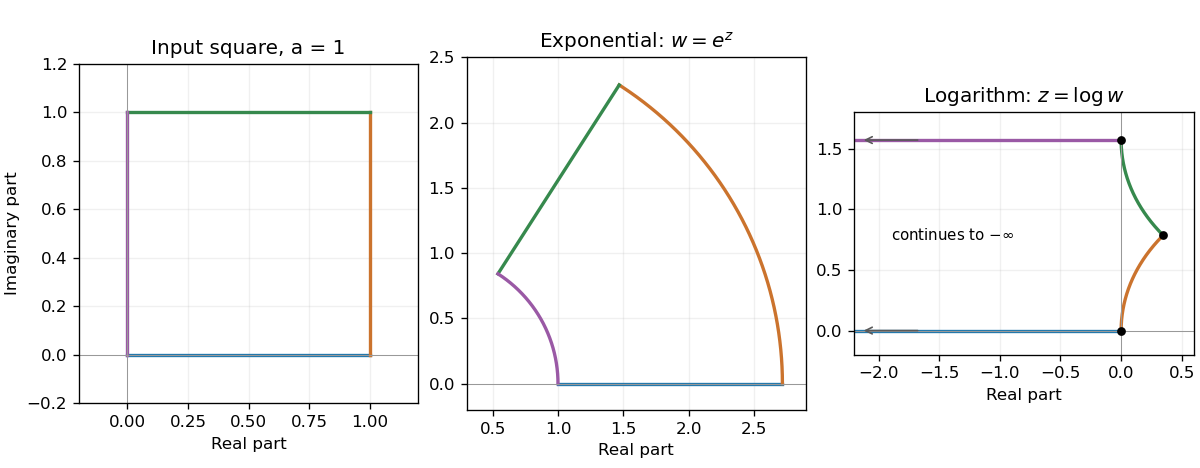

Source code (Python):
"""Original conformal-map diagrams, with matching PNG output in CWD."""
from pathlib import Path
import matplotlib
matplotlib.use('Agg')
import matplotlib.pyplot as plt
import numpy as np

fig, axes = plt.subplots(1,3,figsize=(10,3.9),layout='constrained')
colors=['#2479ac','#cb732d','#36894d','#9a59a5']
vertices=[0,1,1+1j,1j,0]
edges=[np.linspace(vertices[j],vertices[j+1],250)for j in range(4)]
for i,ax in enumerate(axes):
    for j,e in enumerate(edges):
        if i==0:w=e
        elif i==1:w=np.exp(e)
        else:
            e=e[np.abs(e)>.00001]
            w=np.log(np.abs(e))+1j*np.angle(e)
        ax.plot(w.real,w.imag,color=colors[j],lw=2)
    ax.set_aspect('equal')
    ax.grid(alpha=.18)
    ax.axhline(0,color='.6',lw=.6)
    ax.axvline(0,color='.6',lw=.6)
axes[0].set(title='Input square, a = 1',xlabel='Real part',ylabel='Imaginary part',xlim=(-.2,1.2),ylim=(-.2,1.2))
axes[1].set(title=r'Exponential: $w=e^z$',xlabel='Real part',xlim=(.3,2.9),ylim=(-.2,2.5))
axes[2].set(title=r'Logarithm: $z=\log w$',xlabel='Real part',xlim=(-2.2,.6),ylim=(-.2,1.8))
for y in [0,np.pi/2]:
    axes[2].annotate('',(-2.15,y),(-1.65,y),arrowprops={'arrowstyle':'->','color':'.35'})
axes[2].text(-1.9,.75,r'continues to $-\infty$',fontsize=9)
axes[2].scatter([0,np.log(2)/2,0],[0,np.pi/4,np.pi/2],s=18,color='black',zorder=4)
fig.savefig(Path(__file__).with_suffix('.png').name,dpi=120,facecolor='white')
plt.close(fig)
